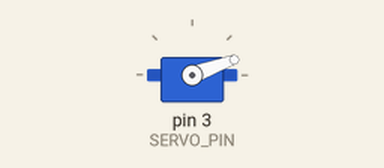
Bench run of a sketch on a simulated Arduino Uno, built with avr-gcc and run on an emulated ATmega328P. On the bench: servo.

Above: at 0.05 s.
At 19.95 s:
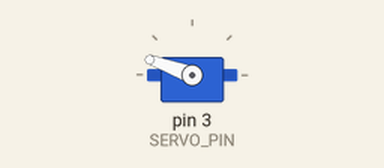
Timing chart, 0 to 26.0 s (numbered marks = the images above):
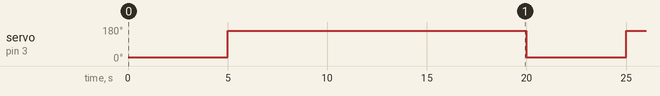

Measured:
- by itself, servo on pin 3 (SERVO_PIN): alternates 160° for 15.0 s and 20° for 5.0 s

The sketch:

servo_test.ino
```cpp
#include <Servo.h>

#define SERVO_PIN 3
Servo servo;

void setup() {
  pinMode(SERVO_PIN, OUTPUT);
}

void loop() {

  /*
  servo.attach(SERVO_PIN);
  for( int pos = 5; pos < 170; pos++ ) {
    servo.write(pos);
    delay(10);
  }

  for( int pos = 170; pos > 5; pos-- ) {
    servo.write(pos);
    delay(10);
  }
  */

  // I can get away with a bunch of servos on one arduino power supply
  // IF I only have one of them turned on at a time!
  // maybe only turn a gauge when there's more than 5 degrees of change or something?
  // run a half second update loop?

  servo.attach(SERVO_PIN);
  servo.write(20);
  delay(5000);
  servo.write(160);
  delay(5000);
  servo.detach();
  //digitalWrite(SERVO_PIN, LOW);
  delay(10000);
}
```
